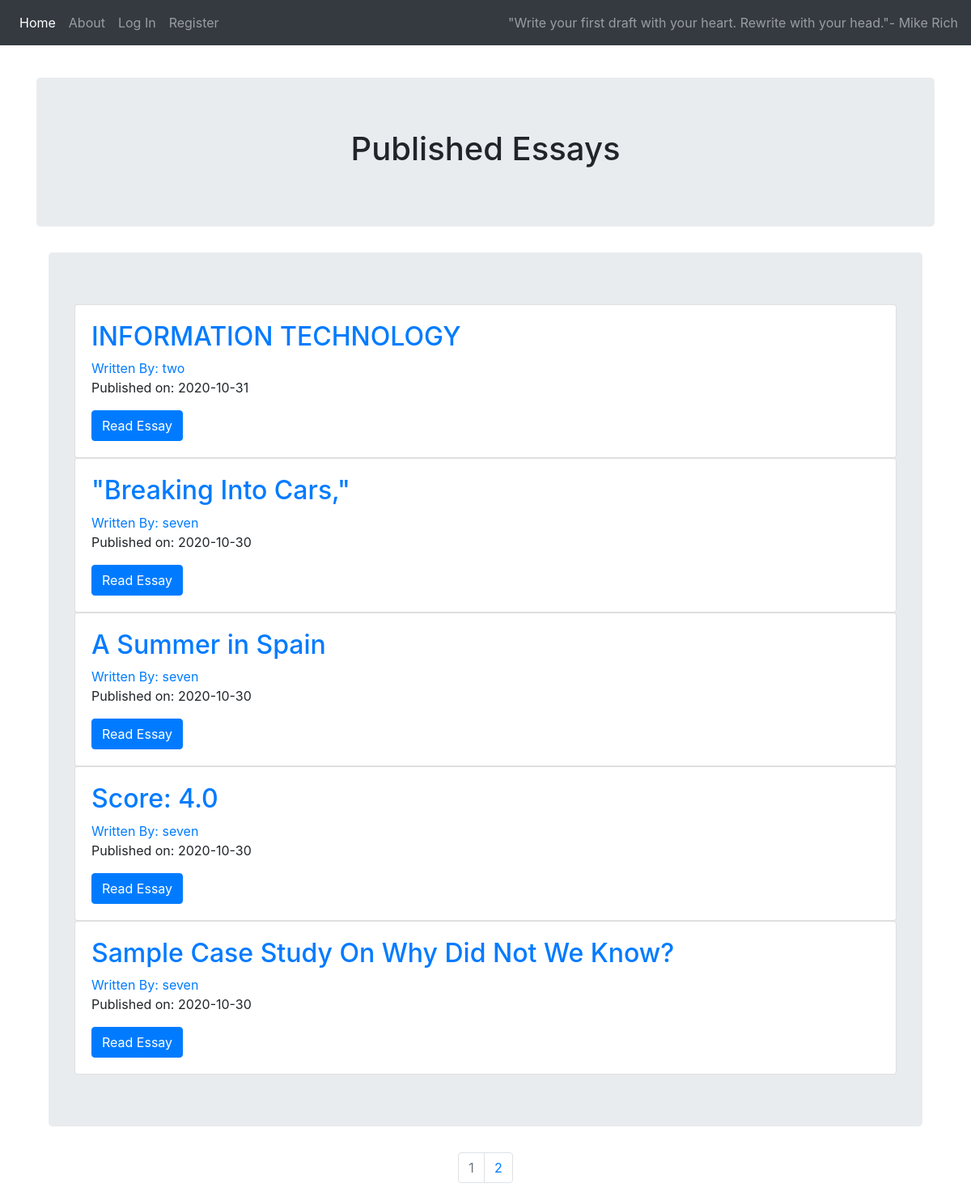
The page / on the database its author committed.
### myproject/models.py (models this page shows, shortened)
class BlogPost(db.Model):
    users = db.relationship(User)
    id = db.Column(db.Integer,primary_key=True)
    user_id = db.Column(db.Integer,db.ForeignKey('users.id'),nullable=False)
    date = db.Column(db.DateTime,nullable=False,default=datetime.utcnow)
    title = db.Column(db.String(140),nullable=False)
    text = db.Column(db.Text,nullable=False)

class User(db.Model,UserMixin):
    __tablename__ = 'users'
    id = db.Column(db.Integer,primary_key=True)
    profile_image = db.Column(db.String(64),nullable=False,default='default_profile.jpg')
    email = db.Column(db.String(64),unique=True,index=True)
    username = db.Column(db.String(64),unique=True,index=True)
    password_hash = db.Column(db.String(128))
    posts = db.relationship('BlogPost',backref='author',lazy=True)

### myproject/core/views.py (the view)
@core.route('/')
def index():
    page = request.args.get('page',1,type=int)
    blog_posts = BlogPost.query.order_by(BlogPost.date.desc()).paginate(page=page,per_page=5)
    return render_template('index.html',blog_posts=blog_posts)

### myproject/templates/index.html
{% extends "base.html" %}
{% block content %}
<div class="jumbotron">
    <h1 align="center">Published Essays </h1>
</div>
    <div class="container">
    <div class="jumbotron">
        {% for post in blog_posts.items %}
        <div class="card">
        <div class="card-body">
            <h2><a class="card-title" href="{{ url_for('blog_posts.blog_post',blog_post_id=post.id )}}">{{ post.title }}</a></h2>
            <a href="{{ url_for('users.user_posts',username=post.author.username)}}">Written By: {{ post.author.username }}</a>
            <p>Published on: {{ post.date.strftime('%Y-%m-%d') }}</p>
            <a class="btn btn-primary" href="{{ url_for('blog_posts.blog_post',blog_post_id=post.id )}}">Read Essay</a>
        </div>
        </div>
    {% endfor %}
    </div>
    </div>
<nav aria-label="Page navigation example">
  <ul class="pagination justify-content-center">
      {% for page_num in blog_posts.iter_pages(left_edge=1,right_edge=1,left_current=1,right_current=2) %}
          {% if blog_posts.page == page_num %}
              <li class="page-item disabled">
                  <a class="page-link" href="{{ url_for('core.index',page=page_num)}}">{{ page_num }}</a>
              </li>
          {% else %}
              <li class="page-item ">
                  <a class="page-link" href="{{ url_for('core.index',page=page_num)}}">{{ page_num }}</a>
              </li>
          {% endif %}
      {% endfor %}
  </ul>
</nav>
{% endblock %}

### myproject/templates/base.html (shortened to what this page needs)
<!DOCTYPE html>
<html lang="en">
<head>
    <link rel="stylesheet" href="https://stackpath.bootstrapcdn.com/bootstrap/4.5.2/css/bootstrap.min.css">
</head>
<body>
<nav class="navbar navbar-expand-lg navbar-dark bg-dark fixed-top">
  <div class="collapse navbar-collapse" id="navbarText">
    <ul class="navbar-nav mr-auto">
      <li class="nav-item active">
        <a class="nav-link" href="{{ url_for('core.index') }}">Home <span class="sr-only">(current)</span></a>
      </li>
      <li class="nav-item">
        <a class="nav-link" href="{{ url_for('core.info') }}">About</a>
      </li>
        {% if current_user.is_authenticated %}
            <li class="nav-item">
                <a class="nav-link" href="{{ url_for('users.logout') }}">Log Out</a>
            </li>
          <li class="nav-item">
            <a class="nav-link" href="{{ url_for('users.account') }}">Account</a>
          </li>
            <li class="nav-item">
            <a class="nav-link" href="{{ url_for('blog_posts.create_post') }}">Add Essay</a>
          </li>
        {% else %}
            <li class="nav-item">
                <a class="nav-link" href="{{ url_for('users.login') }}">Log In</a>
            </li>
            <li class="nav-item">
                <a class="nav-link" href="{{ url_for('users.register') }}">Register</a>
            </li>
        {% endif %}
    </ul>
    <span class="navbar-text">
      "Write your first draft with your heart. Rewrite with your head."- Mike Rich
    </span>
  </div>
</nav>
<br><br><br><br>
<div class="container">
    {% block content %}
    {% endblock %}
</div>
</body>
</html>

### rows shown on the page
BlogPost: title "INFORMATION TECHNOLOGY", author.username "two", date "2020-10-31"
BlogPost: title "\"Breaking Into Cars,\"", author.username "seven", date "2020-10-30"
BlogPost: title "A Summer in Spain", author.username "seven", date "2020-10-30"
BlogPost: title "Score: 4.0", author.username "seven", date "2020-10-30"
BlogPost: title "Sample Case Study On Why Did Not We Know?", author.username "seven", date "2020-10-30"

### other values the page prints
{{ page_num }} "1"
{{ page_num }} "2"
